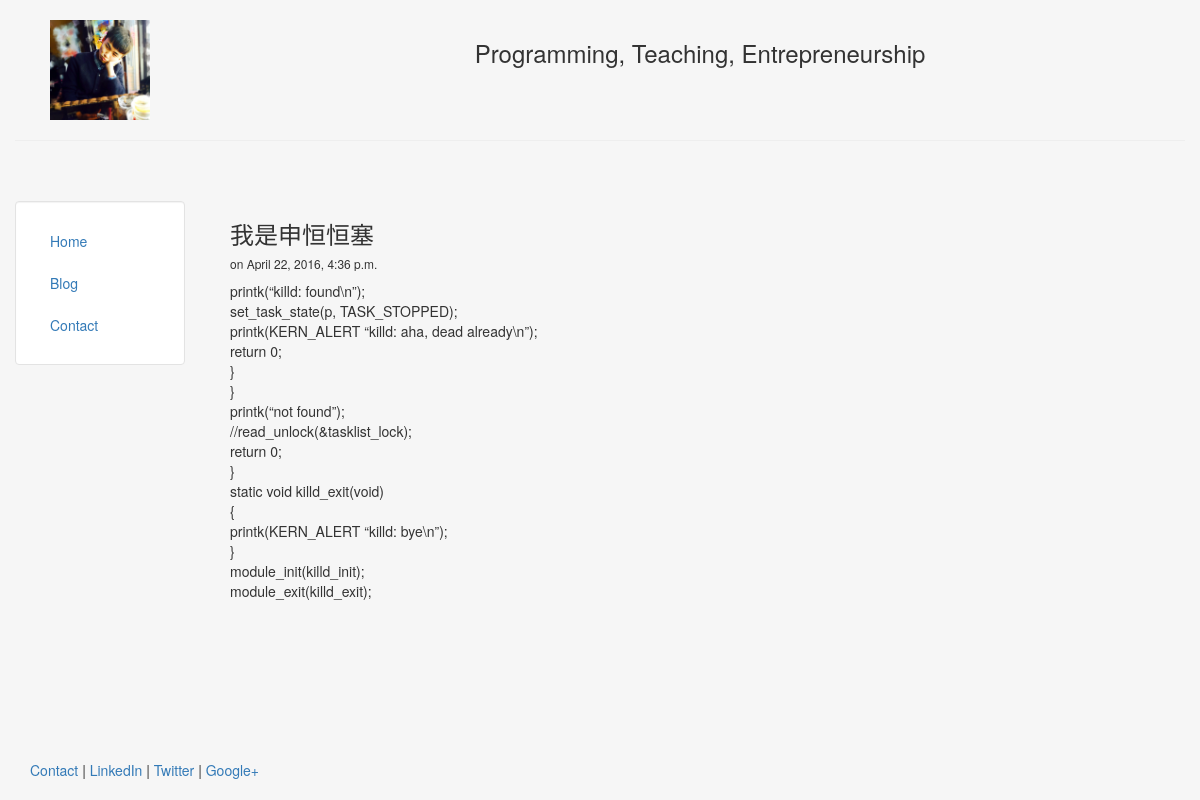
Page /blog/2 on the committed database.
### blog/models.py (models this page shows, shortened)
class Post(models.Model):
	title = models.CharField(max_length=140)
	body = models.TextField()
	date = models.DateTimeField()

### blog/templates/blog/post.html
{% extends "personal/header.html" %}
{% block content %}
<h3>{{post.title}}</h3>
<h6>on {{post.date}}</h6>
{{post.body|safe|linebreaks}}
{% endblock  %}

### personal/templates/personal/header.html (shortened to what this page needs)
<!DOCTYPE html>
<html lang="en">
<head>
	{% load staticfiles %}
	<link rel="stylesheet" href="{% static 'personal/css/bootstrap.min.css' %}" type = "text/css"/>
</head>
<body class="body" style="background-color:#f6f6f6">
	<div class="container-fluid" style="min-height:95%; ">
		<div class="row">
			  <div class="col-sm-2">
				  <br>
				  <center>
					<img src="{% static 'personal/img/profile.jpg' %}" class="responsive-img" style='max-height:100px;' alt="face">
				  </center>
			  </div>
			  <div class="col-sm-10">
				  <br>
				  <center>
				  <h3>Programming, Teaching, Entrepreneurship</h3>
				  </center>
			  </div>
		</div><hr>
		<div class="row">
		  <div class="col-sm-2">
		  <br>
		  <br>
			<div class="well bs-sidebar" id="sidebar" style="background-color:#fff">
			  <ul class="nav nav-pills nav-stacked">
				<li><a href='/'>Home</a></li>
				<li><a href='/blog/'>Blog</a></li>
				<li><a href='/contact/'>Contact</a></li>
			  </ul>
			</div>
		  </div>
		  <div class="col-sm-10">
			<div class='container-fluid'>
			<br><br>
			   {% block content %}
			   {% endblock %}
			</div>
		  </div>
		</div>
	</div>
	<footer>
		<div class="container-fluid" style='margin-left:15px'>
			<p><a href="#" target="blank">Contact</a> | <a href="#" target="blank">LinkedIn</a> | <a href="#" target="blank">Twitter</a> | <a href="#" target="blank">Google+</a></p>
		</div>
	</footer>
</body>
</html>

### personal/templates/personal/header.html (style rules this page uses)
html, body { height:100% }

### rows in the picture
Post: title "我是申恒恒塞", date "April 22, 2016, 4:36 p.m.", body "printk(“killd: found\\n”); set_task_state(p, TASK_STOPPED); printk(KERN_ALERT “killd: aha, dead already\\n”); return 0; } } printk(“not found”); //read_unlock(&tasklist_lock); return 0; } static void killd_exit(void) { printk(KERN_ALERT “killd: bye\\n”); } module_init(killd_init); module_exit(killd_exit);"
